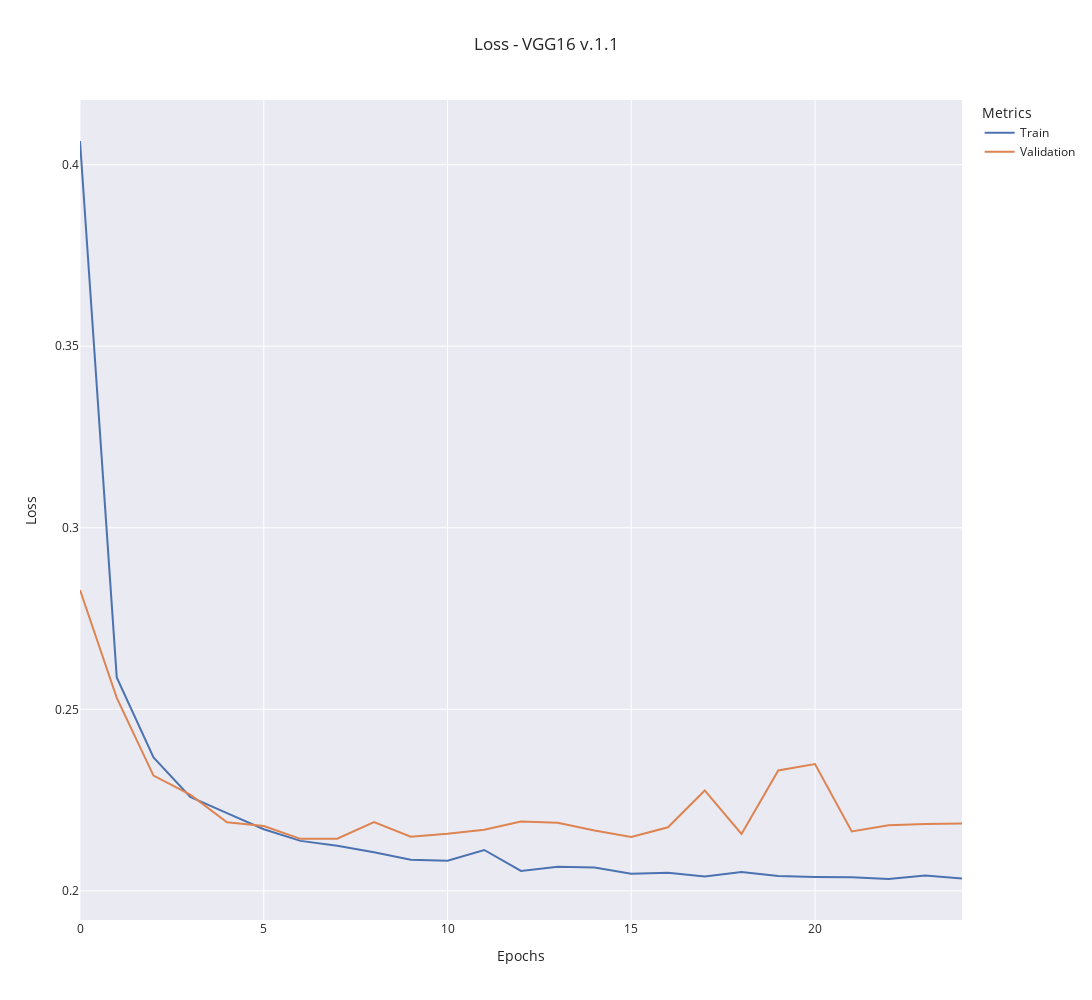

Write notebook code for a chart like this one.
### Code cell
window_size = 0
train_data = (
    moving_average(train_metrics["loss"], window_size)
    if window_size != 0
    else train_metrics["loss"]
)
validation_data = (
    moving_average(validation_metrics["val_loss"], window_size)
    if window_size != 0
    else validation_metrics["val_loss"]
)

fig = go.Figure()

fig.add_trace(
    go.Scatter(
        y=train_data,
        x=np.arange(len(train_data)),
        mode="lines",
        name="Train",
    )
)

fig.add_trace(
    go.Scatter(
        y=validation_data,
        x=np.arange(len(validation_data)),
        mode="lines",
        name="Validation",
    )
)

fig.update_layout(
    title=f"Loss - {model_name} {version}",
    xaxis_title="Epochs",
    yaxis_title="Loss",
    legend_title="Metrics",
    template="seaborn",
    width=1200,
    height=1000,
)

fig.show()

### Figure 1 — Plotly figure (JSON) as saved in the notebook; plotly's stock layout.template omitted (floating-point values rounded to 4 significant figures)
{"data": [{"mode": "lines", "name": "Train", "type": "scatter", "x": [0, 1, 2, 3, 4, 5, 6, 7, 8, 9, 10, 11, 12, 13, 14, 15, 16, 17, 18, 19, 20, 21, 22, 23, 24], "y": [0.4065, 0.2588, 0.2368, 0.2259, 0.2214, 0.217, 0.2138, 0.2124, 0.2106, 0.2086, 0.2083, 0.2113, 0.2055, 0.2066, 0.2064, 0.2047, 0.205, 0.204, 0.2052, 0.2041, 0.2038, 0.2038, 0.2033, 0.2042, 0.2034]}, {"mode": "lines", "name": "Validation", "type": "scatter", "x": [0, 1, 2, 3, 4, 5, 6, 7, 8, 9, 10, 11, 12, 13, 14, 15, 16, 17, 18, 19, 20, 21, 22, 23, 24], "y": [0.2829, 0.2531, 0.2317, 0.2265, 0.2189, 0.2179, 0.2143, 0.2144, 0.2189, 0.2149, 0.2157, 0.2169, 0.2191, 0.2188, 0.2166, 0.2149, 0.2175, 0.2277, 0.2157, 0.2332, 0.2349, 0.2163, 0.2181, 0.2184, 0.2186]}], "layout": {"height": 1000, "legend": {"title": {"text": "Metrics"}}, "title": {"text": "Loss - VGG16 v.1.1"}, "width": 1200, "xaxis": {"title": {"text": "Epochs"}}, "yaxis": {"title": {"text": "Loss"}}}}
